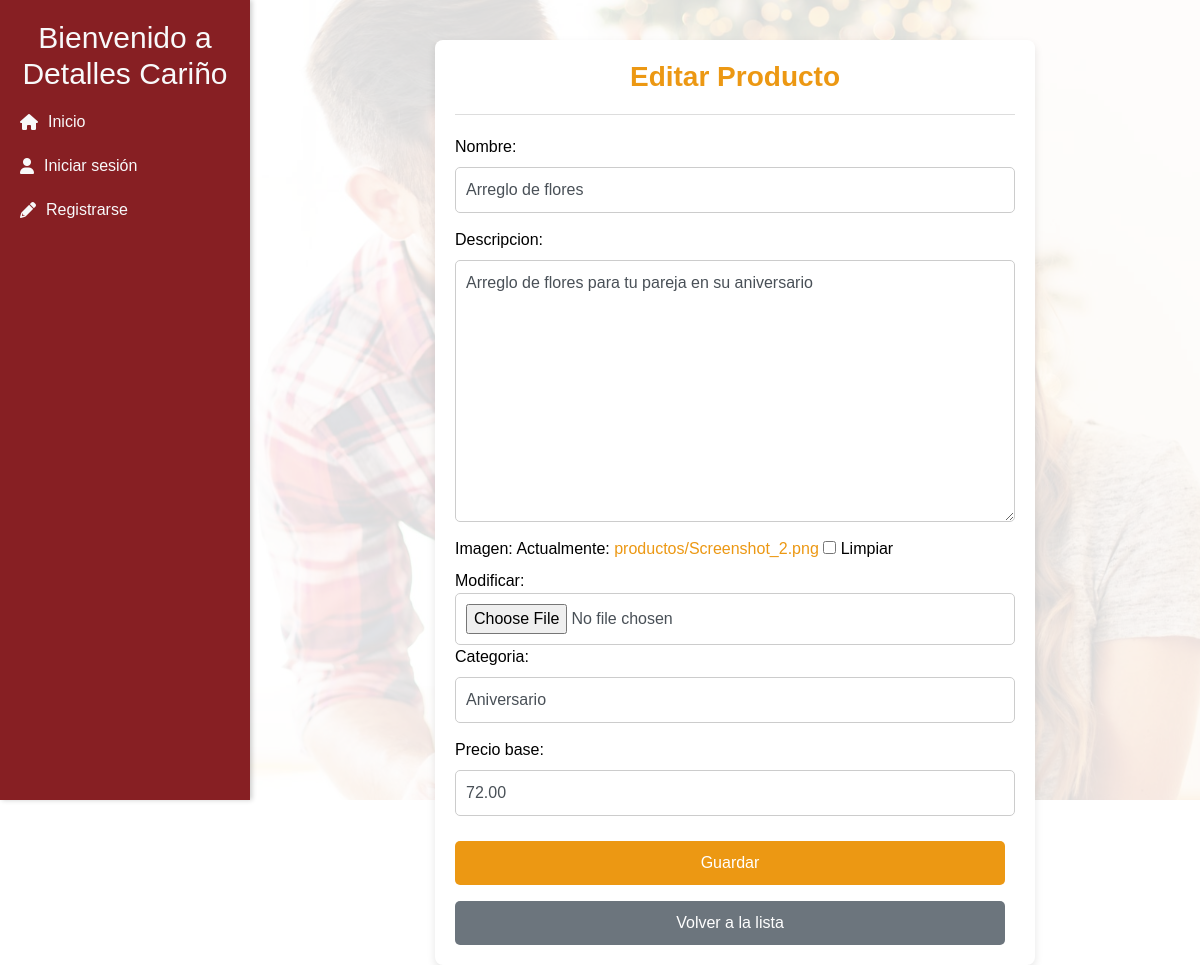
Page /productos/editar/1 on the committed database.
### pedidos/models.py (models this page shows, shortened)
class Producto(models.Model):
    nombre = models.CharField(max_length=50)
    descripcion = models.TextField(max_length=200)
    imagen = models.ImageField(upload_to='productos/', default='productos/producto-default.jpg' , null=True, blank=True)
    categoria = models.CharField(max_length=100)
    precio_base = models.DecimalField(max_digits=10, decimal_places=2, default=0.0, blank=True, null=True)

### pedidos/views.py (the view)
# urls.py: path('productos/editar/<int:producto_id>', detalle_producto, name='detalle_producto'),              #Cargar Datos
def detalle_producto(request, producto_id):
    producto = get_object_or_404(Producto, id=producto_id)
    formulario = ProductoForm(instance=producto)  # Cargar el formulario con los datos del producto
    contenido = {
        'formulario': formulario,
        'producto': producto,
        'cliente': request.cliente,  # Llama al cliente del middleware
    }
    return render(request, 'productos/editar.html', contenido)

### pedidos/forms.py
class ProductoForm(forms.ModelForm):
    class Meta:
        model = Producto
        fields = ['nombre', 'descripcion', 'imagen', 'categoria', 'precio_base']
        widgets = {
            'nombre': forms.TextInput(attrs={'class': 'form-control', 'placeholder': 'Ej: Producto XYZ'}),
            'descripcion': forms.Textarea(attrs={'class': 'form-control', 'placeholder': 'Ej: Descripción del producto'}),
            'imagen': forms.ClearableFileInput(attrs={'class': 'form-control'}),
            'categoria': forms.TextInput(attrs={'class': 'form-control', 'placeholder': 'Ej: Categoría'}),
            'precio_base': forms.NumberInput(attrs={'class': 'form-control', 'placeholder': 'Ej: 0.00'}),   #Gestionar para que calcule en base al modelo
        }

### templates/productos/editar.html (shortened to what this page needs)
{% extends 'menu.html' %}
{% block content %}
<div class="frm_container">
  <h1>Editar Producto</h1>
  <hr>
  <form method="post" action="{% url 'editar_producto' producto.id %}" enctype="multipart/form-data">
    {{ formulario }}
    <input type="submit" value="Guardar" class="btn btn-primary">
    <a href="{% url 'productos' %}" class="btn btn-secondary mt-3">Volver a la lista</a>
  </form>
</div>
{% endblock %}

### static/css/main.css (style rules this page uses)
body { font-family: Arial, sans-serif; color: #000000; position: relative; }
body::before { content: ""; position: fixed; top: 0; left: 0; width: 100%; height: 100vh; background-image: url("../img/bg-main.jpg"); background-size: cover; background-position: center; background-repeat: no-repeat; z-index: -1; }
body::after { content: ""; position: fixed; top: 0; left: 0; width: 100%; height: 100%; background-color: rgba(255, 255, 255, 0.85); z-index: -1; }
.btn { padding: 10px 20px; font-size: 16px; border: none; border-radius: 5px; cursor: pointer; transition: background-color 0.3s ease; margin-right: 10px; }
.frm_container { background-color: #fff; padding: 20px; border-radius: 8px; box-shadow: 0 4px 8px rgba(0, 0, 0, 0.1); max-width: 600px; margin: 20px auto; }
.frm_container h1 { font-size: 28px; color: #ec9813; font-weight: bold; text-align: center; margin-bottom: 20px; }
.frm_container hr { border: 0; height: 1px; background-color: #ddd; margin-bottom: 20px; }
.frm_container form { display: flex; flex-direction: column; }
.frm_container input[type="text"], .frm_container input[type="email"], .frm_container input[type="password"], .frm_container textarea { padding: 10px; font-size: 16px; border: 1px solid #ccc; border-radius: 5px; margin-bottom: 15px; width: 100%; }
.frm_container input[type="submit"] { margin-top: 25px; background-color: #ec9813; color: white; border: none; border-radius: 5px; padding: 10px 20px; font-size: 16px; cursor: pointer; transition: background-color 0.3s ease, transform 0.3s ease; }
.form-control { width: 100%; padding: 10px; border-radius: 5px; border: 1px solid #ccc; font-size: 16px; }
a { color: #ec9813; text-decoration: none; }
.btn-primary { background-color: #ec9813; color: #fff; padding: 10px 20px; border: none; border-radius: 5px; cursor: pointer; font-size: 16px; transition: background-color 0.3s ease, transform 0.3s ease; margin-top: 15px; }

### rows in the picture
Producto: nombre "Arreglo de flores", descripcion "Arreglo de flores para tu pareja en su aniversario", categoria "Aniversario", precio_base "72.00"
